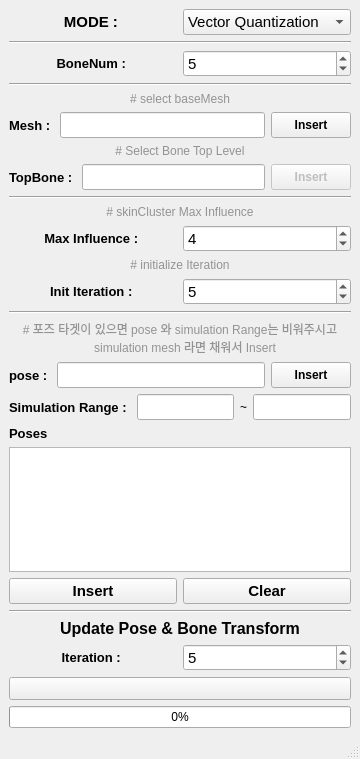
<?xml version="1.0" encoding="UTF-8"?>
<ui version="4.0">
 <class>MainWindow</class>
 <widget class="QMainWindow" name="MainWindow">
  <property name="geometry">
   <rect>
    <x>0</x>
    <y>0</y>
    <width>360</width>
    <height>759</height>
   </rect>
  </property>
  <property name="windowTitle">
   <string>MainWindow</string>
  </property>
  <widget class="QWidget" name="centralwidget">
   <layout class="QGridLayout" name="gridLayout">
    <item row="0" column="0">
     <layout class="QVBoxLayout" name="verticalLayout">
      <item>
       <layout class="QHBoxLayout" name="horizontalLayout">
        <item>
         <widget class="QLabel" name="label">
          <property name="font">
           <font>
            <pointsize>11</pointsize>
            <weight>75</weight>
            <bold>true</bold>
           </font>
          </property>
          <property name="text">
           <string>MODE : </string>
          </property>
          <property name="alignment">
           <set>Qt::AlignCenter</set>
          </property>
         </widget>
        </item>
        <item>
         <widget class="QComboBox" name="mode_CBX">
          <property name="font">
           <font>
            <pointsize>11</pointsize>
           </font>
          </property>
          <item>
           <property name="text">
            <string>Vector Quantization</string>
           </property>
          </item>
          <item>
           <property name="text">
            <string>Vertex Weight</string>
           </property>
          </item>
         </widget>
        </item>
       </layout>
      </item>
      <item>
       <widget class="Line" name="line">
        <property name="orientation">
         <enum>Qt::Horizontal</enum>
        </property>
       </widget>
      </item>
      <item>
       <layout class="QHBoxLayout" name="horizontalLayout_2">
        <item>
         <widget class="QLabel" name="label_2">
          <property name="font">
           <font>
            <pointsize>10</pointsize>
            <weight>75</weight>
            <bold>true</bold>
           </font>
          </property>
          <property name="text">
           <string>BoneNum : </string>
          </property>
          <property name="alignment">
           <set>Qt::AlignCenter</set>
          </property>
         </widget>
        </item>
        <item>
         <widget class="QSpinBox" name="boneNum_SPB">
          <property name="enabled">
           <bool>true</bool>
          </property>
          <property name="font">
           <font>
            <pointsize>11</pointsize>
           </font>
          </property>
          <property name="value">
           <number>5</number>
          </property>
         </widget>
        </item>
       </layout>
      </item>
      <item>
       <widget class="Line" name="line_2">
        <property name="orientation">
         <enum>Qt::Horizontal</enum>
        </property>
       </widget>
      </item>
      <item>
       <widget class="QLabel" name="label_16">
        <property name="styleSheet">
         <string notr="true">color: rgb(147, 147, 147);</string>
        </property>
        <property name="text">
         <string># select baseMesh</string>
        </property>
        <property name="alignment">
         <set>Qt::AlignCenter</set>
        </property>
       </widget>
      </item>
      <item>
       <layout class="QHBoxLayout" name="horizontalLayout_4">
        <item>
         <widget class="QLabel" name="label_4">
          <property name="font">
           <font>
            <pointsize>10</pointsize>
            <weight>75</weight>
            <bold>true</bold>
           </font>
          </property>
          <property name="text">
           <string>Mesh : </string>
          </property>
         </widget>
        </item>
        <item>
         <widget class="QLineEdit" name="mesh_LED">
          <property name="font">
           <font>
            <pointsize>11</pointsize>
           </font>
          </property>
          <property name="readOnly">
           <bool>true</bool>
          </property>
         </widget>
        </item>
        <item>
         <widget class="QPushButton" name="mesh_BTN">
          <property name="enabled">
           <bool>true</bool>
          </property>
          <property name="sizePolicy">
           <sizepolicy hsizetype="Preferred" vsizetype="Preferred">
            <horstretch>0</horstretch>
            <verstretch>0</verstretch>
           </sizepolicy>
          </property>
          <property name="font">
           <font>
            <weight>75</weight>
            <bold>true</bold>
           </font>
          </property>
          <property name="text">
           <string>Insert</string>
          </property>
         </widget>
        </item>
       </layout>
      </item>
      <item>
       <widget class="QLabel" name="label_5">
        <property name="styleSheet">
         <string notr="true">color: rgb(147, 147, 147);</string>
        </property>
        <property name="text">
         <string># Select Bone Top Level</string>
        </property>
        <property name="alignment">
         <set>Qt::AlignCenter</set>
        </property>
       </widget>
      </item>
      <item>
       <layout class="QHBoxLayout" name="horizontalLayout_3">
        <item>
         <widget class="QLabel" name="label_3">
          <property name="font">
           <font>
            <pointsize>10</pointsize>
            <weight>75</weight>
            <bold>true</bold>
           </font>
          </property>
          <property name="text">
           <string>TopBone : </string>
          </property>
         </widget>
        </item>
        <item>
         <widget class="QLineEdit" name="boneList_LED">
          <property name="font">
           <font>
            <pointsize>11</pointsize>
           </font>
          </property>
          <property name="readOnly">
           <bool>true</bool>
          </property>
         </widget>
        </item>
        <item>
         <widget class="QPushButton" name="boneList_BTN">
          <property name="enabled">
           <bool>false</bool>
          </property>
          <property name="sizePolicy">
           <sizepolicy hsizetype="Preferred" vsizetype="Preferred">
            <horstretch>0</horstretch>
            <verstretch>0</verstretch>
           </sizepolicy>
          </property>
          <property name="font">
           <font>
            <weight>75</weight>
            <bold>true</bold>
           </font>
          </property>
          <property name="text">
           <string>Insert</string>
          </property>
         </widget>
        </item>
       </layout>
      </item>
      <item>
       <widget class="Line" name="line_3">
        <property name="orientation">
         <enum>Qt::Horizontal</enum>
        </property>
       </widget>
      </item>
      <item>
       <widget class="QLabel" name="label_17">
        <property name="styleSheet">
         <string notr="true">color: rgb(147, 147, 147);</string>
        </property>
        <property name="text">
         <string># skinCluster Max Influence</string>
        </property>
        <property name="alignment">
         <set>Qt::AlignCenter</set>
        </property>
       </widget>
      </item>
      <item>
       <layout class="QHBoxLayout" name="horizontalLayout_5">
        <item>
         <widget class="QLabel" name="label_6">
          <property name="font">
           <font>
            <pointsize>10</pointsize>
            <weight>75</weight>
            <bold>true</bold>
           </font>
          </property>
          <property name="text">
           <string>Max Influence : </string>
          </property>
          <property name="alignment">
           <set>Qt::AlignCenter</set>
          </property>
         </widget>
        </item>
        <item>
         <widget class="QSpinBox" name="maxInfluence_SPB">
          <property name="font">
           <font>
            <pointsize>11</pointsize>
           </font>
          </property>
          <property name="value">
           <number>4</number>
          </property>
         </widget>
        </item>
       </layout>
      </item>
      <item>
       <widget class="QLabel" name="label_18">
        <property name="styleSheet">
         <string notr="true">color: rgb(147, 147, 147);</string>
        </property>
        <property name="text">
         <string># initialize Iteration</string>
        </property>
        <property name="alignment">
         <set>Qt::AlignCenter</set>
        </property>
       </widget>
      </item>
      <item>
       <layout class="QHBoxLayout" name="horizontalLayout_6">
        <item>
         <widget class="QLabel" name="label_7">
          <property name="font">
           <font>
            <pointsize>10</pointsize>
            <weight>75</weight>
            <bold>true</bold>
           </font>
          </property>
          <property name="text">
           <string>Init Iteration : </string>
          </property>
          <property name="alignment">
           <set>Qt::AlignCenter</set>
          </property>
         </widget>
        </item>
        <item>
         <widget class="QSpinBox" name="initIteration_SPB">
          <property name="font">
           <font>
            <pointsize>11</pointsize>
           </font>
          </property>
          <property name="value">
           <number>5</number>
          </property>
         </widget>
        </item>
       </layout>
      </item>
      <item>
       <widget class="Line" name="line_5">
        <property name="orientation">
         <enum>Qt::Horizontal</enum>
        </property>
       </widget>
      </item>
      <item>
       <widget class="QLabel" name="label_15">
        <property name="styleSheet">
         <string notr="true">color: rgb(147, 147, 147);</string>
        </property>
        <property name="text">
         <string># 포즈 타겟이 있으면 pose 와 simulation Range는 비워주시고 
   simulation mesh 라면 채워서 Insert</string>
        </property>
        <property name="alignment">
         <set>Qt::AlignCenter</set>
        </property>
       </widget>
      </item>
      <item>
       <layout class="QHBoxLayout" name="horizontalLayout_12">
        <item>
         <widget class="QLabel" name="label_14">
          <property name="font">
           <font>
            <pointsize>10</pointsize>
            <weight>75</weight>
            <bold>true</bold>
           </font>
          </property>
          <property name="text">
           <string>pose : </string>
          </property>
         </widget>
        </item>
        <item>
         <widget class="QLineEdit" name="pose_LED">
          <property name="font">
           <font>
            <pointsize>11</pointsize>
           </font>
          </property>
          <property name="readOnly">
           <bool>true</bool>
          </property>
         </widget>
        </item>
        <item>
         <widget class="QPushButton" name="pose_BTN">
          <property name="sizePolicy">
           <sizepolicy hsizetype="Preferred" vsizetype="Preferred">
            <horstretch>0</horstretch>
            <verstretch>0</verstretch>
           </sizepolicy>
          </property>
          <property name="font">
           <font>
            <weight>75</weight>
            <bold>true</bold>
           </font>
          </property>
          <property name="text">
           <string>Insert</string>
          </property>
         </widget>
        </item>
       </layout>
      </item>
      <item>
       <layout class="QHBoxLayout" name="horizontalLayout_11">
        <item>
         <widget class="QLabel" name="label_12">
          <property name="font">
           <font>
            <pointsize>10</pointsize>
            <weight>75</weight>
            <bold>true</bold>
           </font>
          </property>
          <property name="text">
           <string>Simulation Range : </string>
          </property>
         </widget>
        </item>
        <item>
         <widget class="QLineEdit" name="simulationRange_min_LED">
          <property name="font">
           <font>
            <pointsize>11</pointsize>
           </font>
          </property>
         </widget>
        </item>
        <item>
         <widget class="QLabel" name="label_13">
          <property name="text">
           <string>~</string>
          </property>
         </widget>
        </item>
        <item>
         <widget class="QLineEdit" name="simulationRange_max_LED">
          <property name="font">
           <font>
            <pointsize>11</pointsize>
           </font>
          </property>
         </widget>
        </item>
       </layout>
      </item>
      <item>
       <widget class="QLabel" name="label_8">
        <property name="font">
         <font>
          <pointsize>10</pointsize>
          <weight>75</weight>
          <bold>true</bold>
         </font>
        </property>
        <property name="text">
         <string>Poses</string>
        </property>
       </widget>
      </item>
      <item>
       <widget class="QListWidget" name="poses_LWG">
        <property name="font">
         <font>
          <pointsize>11</pointsize>
         </font>
        </property>
       </widget>
      </item>
      <item>
       <layout class="QHBoxLayout" name="horizontalLayout_7">
        <item>
         <widget class="QPushButton" name="posesInsert_BTN">
          <property name="font">
           <font>
            <pointsize>11</pointsize>
            <weight>75</weight>
            <bold>true</bold>
           </font>
          </property>
          <property name="text">
           <string>Insert</string>
          </property>
         </widget>
        </item>
        <item>
         <widget class="QPushButton" name="posesClear_BTN">
          <property name="font">
           <font>
            <pointsize>11</pointsize>
            <weight>75</weight>
            <bold>true</bold>
           </font>
          </property>
          <property name="text">
           <string>Clear</string>
          </property>
         </widget>
        </item>
       </layout>
      </item>
      <item>
       <widget class="Line" name="line_4">
        <property name="orientation">
         <enum>Qt::Horizontal</enum>
        </property>
       </widget>
      </item>
      <item>
       <widget class="QLabel" name="label_10">
        <property name="font">
         <font>
          <pointsize>12</pointsize>
          <weight>75</weight>
          <bold>true</bold>
         </font>
        </property>
        <property name="text">
         <string>Update Pose &amp; Bone Transform</string>
        </property>
        <property name="alignment">
         <set>Qt::AlignCenter</set>
        </property>
       </widget>
      </item>
      <item>
       <layout class="QHBoxLayout" name="horizontalLayout_8">
        <item>
         <widget class="QLabel" name="label_9">
          <property name="font">
           <font>
            <pointsize>10</pointsize>
            <weight>75</weight>
            <bold>true</bold>
           </font>
          </property>
          <property name="text">
           <string>Iteration : </string>
          </property>
          <property name="alignment">
           <set>Qt::AlignCenter</set>
          </property>
         </widget>
        </item>
        <item>
         <widget class="QSpinBox" name="updateIteration_SPB">
          <property name="font">
           <font>
            <pointsize>11</pointsize>
           </font>
          </property>
          <property name="value">
           <number>5</number>
          </property>
         </widget>
        </item>
       </layout>
      </item>
      <item>
       <layout class="QHBoxLayout" name="horizontalLayout_9">
        <item>
         <widget class="QPushButton" name="both_BTN">
          <property name="font">
           <font>
            <pointsize>10</pointsize>
            <weight>75</weight>
            <bold>true</bold>
           </font>
          </property>
          <property name="text">
           <string/>
          </property>
         </widget>
        </item>
       </layout>
      </item>
      <item>
       <widget class="QProgressBar" name="inprogress_PGB">
        <property name="value">
         <number>0</number>
        </property>
       </widget>
      </item>
     </layout>
    </item>
   </layout>
  </widget>
  <widget class="QMenuBar" name="menubar">
   <property name="geometry">
    <rect>
     <x>0</x>
     <y>0</y>
     <width>360</width>
     <height>21</height>
    </rect>
   </property>
  </widget>
  <widget class="QStatusBar" name="statusbar"/>
 </widget>
 <resources/>
 <connections/>
</ui>
